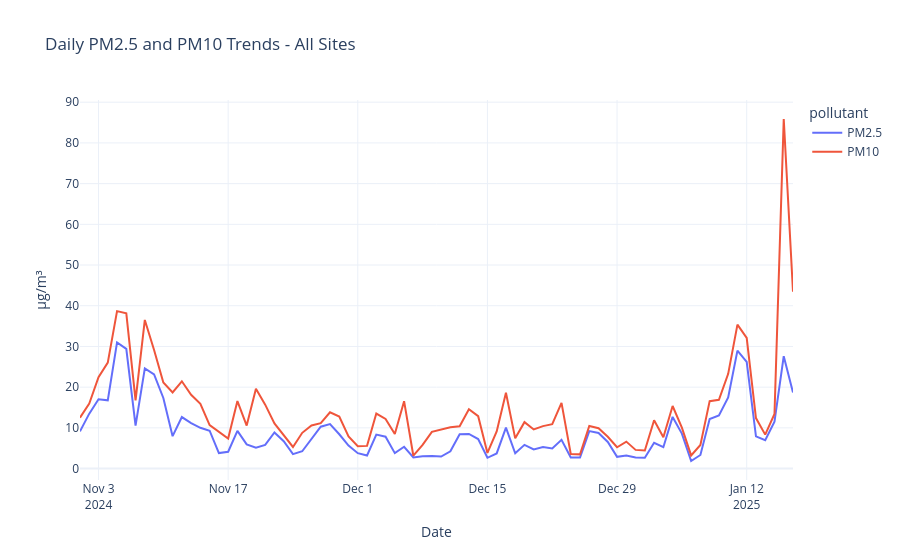

Notebook code for this chart:
### Markdown cell above
### **Overall daily air quality trends**
To provide a station-wide view of air quality over the winter period, daily mean PM2.5 and PM10 concentrations were averaged across all monitoring sites.

- Hourly measurements were first aggregated to daily means at each site.
- Daily means were then averaged across sites to show overall trends.
- This view highlights broader temporal patterns and helps identify periods of elevated pollution affecting the district as a whole.

### Code cell
# Daily mean across all the sites
overall_daily = (
    daily.groupby("date", as_index=False)
         .agg(
             pm25_mean=("pm25_mean", "mean"),
             pm10_mean=("pm10_mean", "mean")
         )
)

# Reshape to long format
overall_long = overall_daily.melt(
    id_vars="date",
    value_vars=["pm25_mean", "pm10_mean"],
    var_name="pollutant",
    value_name="value"
)

overall_long["pollutant"] = overall_long["pollutant"].map({
    "pm25_mean": "PM2.5",
    "pm10_mean": "PM10"
})

fig_overall = px.line(
    overall_long,
    x="date",
    y="value",
    color="pollutant",
    title="Daily PM2.5 and PM10 Trends - All Sites",
    labels={"value": "µg/m³", "date": "Date"},
)

fig_overall.update_layout(
    template="plotly_white",
    hovermode="x unified"
)

fig_overall.show()

# Save interactive version
pio.write_html(fig_overall, out_dir / "trend_overall_daily.html", include_plotlyjs="cdn")
